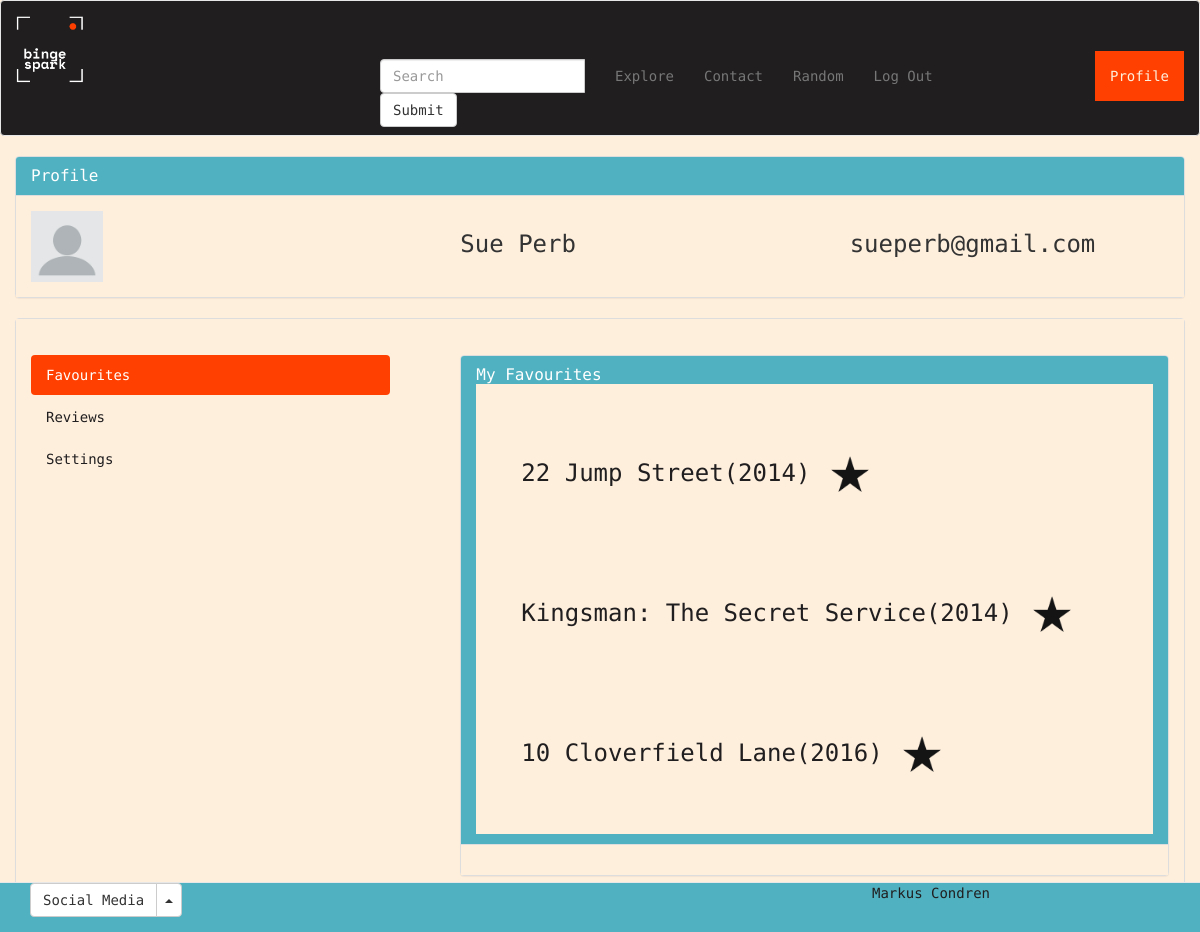
Screenshot of /bingespark/user/profile_favourites.php (signed in) with the database file from the repository.
### tables this page shows
CREATE TABLE `review` (
  `review_id` int(11) NOT NULL,
  `user_id` int(11) NOT NULL,
  `movie_id` int(11) NOT NULL,
  `user_review` text NOT NULL,
  `user_rating` decimal(6,2) DEFAULT NULL,
  `favourite` tinyint(2) DEFAULT NULL
);

CREATE TABLE `movie` (
  `movie_id` int(11) NOT NULL,
  `title` varchar(255) NOT NULL,
  `release_year` int(11) NOT NULL,
  `runtime` int(11) NOT NULL,
  `revenue` decimal(6,2) NOT NULL,
  `movie_desc` text NOT NULL,
  `thumbnail` text
);

### bingespark/user/profile_favourites.php (the view, shortened to what this page needs)
<?php
include("../database/dbconn.php");
$user_id = $_SESSION["user_id"];
$reviews_query = "SELECT review.review_id, review.user_review, review.user_rating, review.favourite, user.user_id, user.name, movie.title, movie.release_year, movie.thumbnail FROM review
INNER JOIN user
ON user.user_id = review.user_id
INNER JOIN movie
ON movie.movie_id = review.movie_id
WHERE user.user_id = $user_id;";
$reviews_result = $dbconn->query($reviews_query);
$user_reviews = array();
while ($row = $reviews_result->fetch_assoc()) {
    $user_reviews[] = $row;
}
?>
<!DOCTYPE html>
<html lang="en">
<head>
    <?php include('../partials/head_2.php') ?>
</head>
<body>
    <?php include('../partials/navbar_2.php'); ?>
    <div class="container-fluid" id="profile-panel">
        <div class="panel panel-default">
            <div class="panel-heading" id="profile-panel-heading">
                <h3 class="panel-title">Profile </h3>
            </div>
            <div class="panel-body" id="profile-panel-body">
                <div class="row">
                    <div class="col-xs-6 col-sm-4 col-md-4">
                        <?php
                        if (strlen($_SESSION["profile_picture"]) === NULL) {
                            $pic = $_SESSION["profile_picture"];
                            echo "<img src='$pic' alt='profile picture' width='200px'>";
                        } else {
                            echo "<img src='../images/avatar.webp' alt='profile picture' width='20%'>
                       ";
                        }
                        ?>
                    </div>
                    <div class="col-xs-6 col-sm-4 col-md-4">
                        <ul>
                            <?php
                            if (isset($_SESSION["user_id"])) {
                                echo "<h3>" . $_SESSION['name'] . "<h3>";
                            }
                            ?>
                        </ul>
                    </div>
                    <div class="col-xs-12 col-sm-4 col-md-4">
                        <ul>
                            <?php
                            if (isset($_SESSION["user_id"])) {
                                echo "<h3>" . $_SESSION['username'] . "</h3>";
                            }
                            ?>
                        </ul>
                    </div>
                </div>
            </div>
        </div>
    </div>
    <div class="container-fluid" id="profile-panel">
        <div class="panel panel-default">
            <div class="panel-body" id="profile-panel-body">
                <div class="row">
                    <div class="col-xs-12 col-sm-4 col-md-4">
                        <div class="panel-heading" id="profile-panel-options">
                        </div>
                        <nav id="profile-pills">
                            <ul class="nav nav-pills nav-stacked" id="pills-stacked">
                                <li role="presentation" class="active"><a href="profile_favourites.php">Favourites</a></li>
                                <li role="presentation"><a href="profile_review.php">Reviews</a></li>
                                <li role="presentation"><a href="profile.php">Settings</a></li>
                            </ul>
                        </nav>
                    </div>
                    <div class="col-xs-12 col-sm-8 col-md-8">
                        <div class="panel-heading" id="profile-panel-options">
                        </div>
                        <ul>
                            <div class="panel panel-default">
                                <div class="panel-heading" id="profile-panel-heading">
                                    <h2 class="panel-title">My Favourites</h2>
                                    <div class='panel-body' id='profile-panel-body'>
                                        <?php
                                        foreach ($user_reviews as $row) {
                                            $movietitle = $row["title"];
                                            $yearreleased = $row["release_year"];
                                            $fave = $row["favourite"];
                                            if ($fave == 1) {
                                                echo
                                                "
                                                <div class='panel-body' id='profile-panel-body'>
                                                    <div class='panel-body'>
                                                    <h3 style='color: #201e1f'>$movietitle($yearreleased) <img src='../images/fave.png' alt='Favourite!' width='50px'></h3>
                                                    </div>
                                                </div>
                                            ";
                                            } else if($fave == 0){
                                                echo "<h3>Not seeing your favourite? <a href='explore.php'> Browse our movies here!<a/>";
                                            }
                                        }
                                        ?>
                                    </div>
                                </div>
                                <div class="panel-body" id="profile-panel-body">
                        </ul>
                    </div>
                </div>
            </div>
        </div>
    </div>
    <?php include('../partials/footer_2.php'); ?>
</body>

### bingespark/css/style.css (style rules this page uses)
* { font-family: "Space Mono", monospace; list-style: none; }
a:link { color: #201e1f; }
body { background-color: #feefdd; }
#profile-pills > #pills-stacked > .active > a { background-color: #ff4000; }
#profile-panel-heading { background-color: #50b2c0; color: #ffffff; }
#profile-panel-body { background-color: #feefdd; }

### rows the page displays
review: movie.title "22 Jump Street", movie.release_year "2014", favourite 1 (drawn)
review: movie.title "Kingsman: The Secret Service", movie.release_year "2014", favourite 1 (drawn)
review: movie.title "10 Cloverfield Lane", movie.release_year "2016", favourite 1 (drawn)

### other values shown
$_SESSION['name'] "Sue Perb"
$_SESSION['username'] "sueperb@gmail.com"
